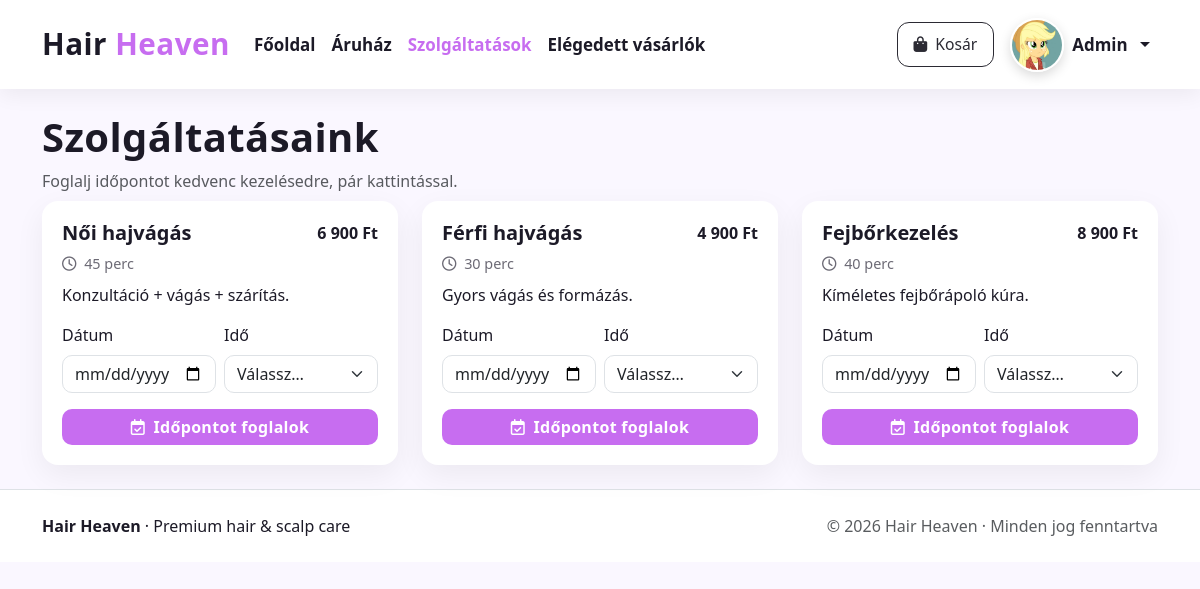
The app's page /szolgaltatasok.php (signed in) with its own data.
### tables this page shows
CREATE TABLE `services` (
  `id` int(11) NOT NULL,
  `name` varchar(120) NOT NULL,
  `duration_minutes` int(11) NOT NULL,
  `price` decimal(10,2) NOT NULL,
  `description` text DEFAULT NULL,
  `is_active` tinyint(1) NOT NULL DEFAULT 1
);

### szolgaltatasok.php (the view, shortened to what this page needs)
<?php
$mysqli   = db();
function e($s){ return htmlspecialchars((string)$s, ENT_QUOTES, 'UTF-8'); }
$services = [];
if ($mysqli) {
  try {
    $res = $mysqli->query("
      SELECT id, name, duration_minutes, price, description
      FROM services
      WHERE is_active = 1
      ORDER BY id ASC
    ");
    while ($row = $res->fetch_assoc()) $services[] = $row;
  } catch (Throwable $e) {  }
}
?>
<!doctype html>
<html lang="hu">
<head>
  <link href="https://cdn.jsdelivr.net/npm/bootstrap@5.3.2/dist/css/bootstrap.min.css" rel="stylesheet">
  <link rel="stylesheet" href="https://cdnjs.cloudflare.com/ajax/libs/font-awesome/6.5.0/css/all.min.css"/>
  <link rel="stylesheet" href="/assets/hairheaven.css">
</head>
<body>
<?php $activePage='services'; include __DIR__ . '/navbar.php'; ?>
<div class="container my-4">
  <div class="d-flex align-items-end justify-content-between mb-2">
    <div>
      <h1 class="section-title mb-2">Szolgáltatásaink</h1>
      <div class="text-muted">Foglalj időpontot kedvenc kezelésedre, pár kattintással.</div>
    </div>
  </div>
  <div class="row g-4">
    <?php foreach ($services as $s): ?>
      <div class="col-12 col-md-6 col-lg-4">
        <div class="service-card h-100">
          <div class="d-flex justify-content-between align-items-start">
            <h5 class="mb-2"><?= e($s['name']) ?></h5>
            <span class="price-tag fw-bold"><?= number_format((float)$s['price'], 0, ',', ' ') ?> Ft</span>
          </div>
          <div class="service-chip mb-2">
            <i class="fa-regular fa-clock me-1"></i> <?= (int)$s['duration_minutes'] ?> perc
          </div>
          <?php if (!empty($s['description'])): ?>
            <p class="mb-3"><?= e($s['description']) ?></p>
          <?php endif; ?>
          <form method="post" action="/szolgaltatasok.php" class="mt-auto">
            <div class="row g-2">
              <div class="col-6">
                <label class="form-label">Dátum</label>
                <input
                  type="date"
                  class="form-control"
                  name="date"
                  min="<?= e(date('Y-m-d')) ?>"
                  <?= !$isLogged?'disabled':'' ?>>
              </div>
              <div class="col-6">
                <label class="form-label">Idő</label>
                <select class="form-select" name="time" <?= !$isLogged?'disabled':'' ?>>
                  <option value="">Válassz…</option>
                </select>
              </div>
            </div>
            <div class="d-grid mt-3">
              <button class="btn btn-cta text-white" type="submit" <?= !$isLogged?'disabled':'' ?>>
                <i class="fa-regular fa-calendar-check me-1"></i> Időpontot foglalok
              </button>
            </div>
          </form>
        </div>
      </div>
    <?php endforeach; ?>
  </div>
</div>
<footer class="py-4 border-top bg-white">
  <div class="container d-flex flex-column flex-lg-row align-items-center justify-content-between">
    <div><strong>Hair Heaven</strong> &middot; Premium hair & scalp care</div>
    <div class="text-muted">© <?= date('Y') ?> Hair Heaven · Minden jog fenntartva</div>
  </div>
</footer>
</body>
</html>

### navbar.php (shortened to what this page needs)
<?php
$isLogged  = !empty($_SESSION['belepve']);
$username  = $_SESSION['username'] ?? null;
$avatar    = $_SESSION['avatar'] ?? null;
?>
<nav class="navbar navbar-expand-lg sticky-top">
  <link rel="stylesheet" href="/assets/hairheaven.css">
  <div class="container">
    <a class="navbar-brand" href="/">Hair <span class="dot">Heaven</span></a>
    <div class="collapse navbar-collapse" id="hhNav">
      <ul class="navbar-nav me-auto mb-2 mb-lg-0">
        <li class="nav-item"><a class="nav-link <?= ($activePage==='home'?'active':'') ?>" href="/">Főoldal</a></li>
        <li class="nav-item"><a class="nav-link <?= ($activePage==='shop'?'active':'') ?>" href="/aruhaz.php">Áruház</a></li>
        <li class="nav-item"><a class="nav-link <?= ($activePage==='services'?'active':'') ?>" href="/szolgaltatasok.php">Szolgáltatások</a></li>
        <li class="nav-item"><a class="nav-link <?= ($activePage==='clients'?'active':'') ?>" href="/ugyfelek.php">Elégedett vásárlók</a></li>
      </ul>
      <ul class="navbar-nav ms-auto align-items-center">
        <li class="nav-item me-2">
          <a class="btn btn-outline-dark" href="/kosar.php">
            <i class="fa-solid fa-bag-shopping me-1"></i> Kosár
          </a>
        </li>
        <?php if (!empty($_SESSION['belepve'])): ?>
          <li class="nav-item dropdown">
            <a class="nav-link dropdown-toggle d-flex align-items-center gap-2" href="#" data-bs-toggle="dropdown">
              <?php if (!empty($avatar)): ?>
                <img src="<?= e($avatar) ?>" alt="profil" class="hh-avatar">
              <?php else: ?>
                <span class="hh-avatar-fallback">
                  <i class="fa-solid fa-user"></i>
                </span>
              <?php endif; ?>
              <span class="d-none d-md-inline"><?= e($username ?: 'Profil') ?></span>
            </a>
          </li>
        <?php endif; ?>
      </ul>
    </div>
  </div>
</nav>

### assets/hairheaven.css (style rules this page uses)
:root { --hh-primary:#c76df0; --hh-primary-weak: rgba(199,109,240,.08); --hh-primary-glow: rgba(199,109,240,.22); --hh-dark:#1c1a27; }
.btn { border-radius: 10px; transition: color .15s ease, background-color .15s ease, border-color .15s ease, box-shadow .15s ease, transform .05s ease; }
.btn-cta { background: var(--hh-primary); color:#fff; border:0; font-weight:700; letter-spacing:.3px; }
.btn-outline-dark { border-color: #2b2a33; color: #2b2a33; background: transparent; }
.btn i { margin-right:.35rem; }
:root { --hh-nav-height: 72px; --hh-nav-font: 1rem; --hh-nav-brand: 1.65rem; --hh-nav-btn-py: .60rem; --hh-nav-btn-px: 1.00rem; --hh-avatar: 62px; }
@media (min-width: 992px) { :root { --hh-nav-height: 80px; --hh-nav-font: 1.06rem; --hh-nav-brand: 1.85rem; --hh-avatar: 62px; } }
.navbar { min-height: var(--hh-nav-height); background:#fff; box-shadow:0 6px 20px rgba(0,0,0,.06); }
.navbar-brand { font-weight:800; letter-spacing:.5px; font-size: var(--hh-nav-brand); color: var(--hh-dark); }
.navbar-brand .dot { color: var(--hh-primary); }
.navbar .nav-link { font-weight: 600; font-size: var(--hh-nav-font); padding: .6rem .9rem; color: var(--hh-dark); }
.navbar .nav-link:hover, .navbar .nav-link.active { color: var(--hh-primary); }
.navbar .btn, .navbar .btn-cta { font-size: .98rem; padding: var(--hh-nav-btn-py) var(--hh-nav-btn-px); border-radius: 12px; }
.btn-cta { background: var(--hh-primary); border:0; font-weight:700; letter-spacing:.3px; }

### szolgaltatasok.php (style rules this page uses)
:root { --hh-primary:#c76df0; --hh-dark:#1c1a27; --hh-muted:#6c6a75; --hh-bg:#faf7ff; }
body { background:var(--hh-bg); color:var(--hh-dark); }
.section-title { font-weight:800; letter-spacing:.4px; }
.service-card { background:#fff; border-radius:16px; padding:20px; height:100%; box-shadow:0 10px 30px rgba(0,0,0,.06); }
.service-card h5 { font-weight:800; }
.service-chip { color: var(--hh-muted); font-size:.9rem; }
.form-control, .form-select { border-radius:10px; }

### navbar.php (style rules this page uses)
:root { --hh-primary:#c76df0; --hh-dark:#1c1a27; --hh-muted:#6c6a75; --hh-nav-height: 72px; --hh-nav-font: 1rem; --hh-nav-brand: 1.65rem; --hh-nav-btn-py: .60rem; --hh-nav-btn-px: 1.00rem; --hh-avatar: 48px; }
@media (min-width: 992px) { :root { --hh-nav-height: 80px; --hh-nav-font: 1.06rem; --hh-nav-brand: 1.85rem; --hh-avatar: 54px; } }
.navbar { background:#fff; box-shadow:0 6px 20px rgba(0,0,0,.06); min-height: var(--hh-nav-height); }
.navbar-brand { font-weight:800; letter-spacing:.5px; color:var(--hh-dark); font-size: var(--hh-nav-brand); }
.navbar-brand .dot { color:var(--hh-primary); }
.navbar .nav-link { font-weight:600; color:var(--hh-dark); transition:color .15s ease; font-size: var(--hh-nav-font); padding: .6rem .9rem; }
.navbar .nav-link:hover, .navbar .nav-link.active { color:var(--hh-primary); }
.navbar .btn, .navbar .btn-cta { font-size:.98rem; padding: var(--hh-nav-btn-py) var(--hh-nav-btn-px); border-radius:12px; }
.navbar .hh-avatar { width:var(--hh-avatar); height:var(--hh-avatar); border-radius:50%; object-fit:cover; border:2px solid #fff; box-shadow:0 4px 12px rgba(0,0,0,.15); }

### records on screen
services: name "Női hajvágás", price "6 900", duration_minutes "45", description "Konzultáció + vágás + szárítás."
services: name "Férfi hajvágás", price "4 900", duration_minutes "30", description "Gyors vágás és formázás."
services: name "Fejbőrkezelés", price "8 900", duration_minutes "40", description "Kíméletes fejbőrápoló kúra."

### other values on screen
$username ?: 'Profil' "Admin"
